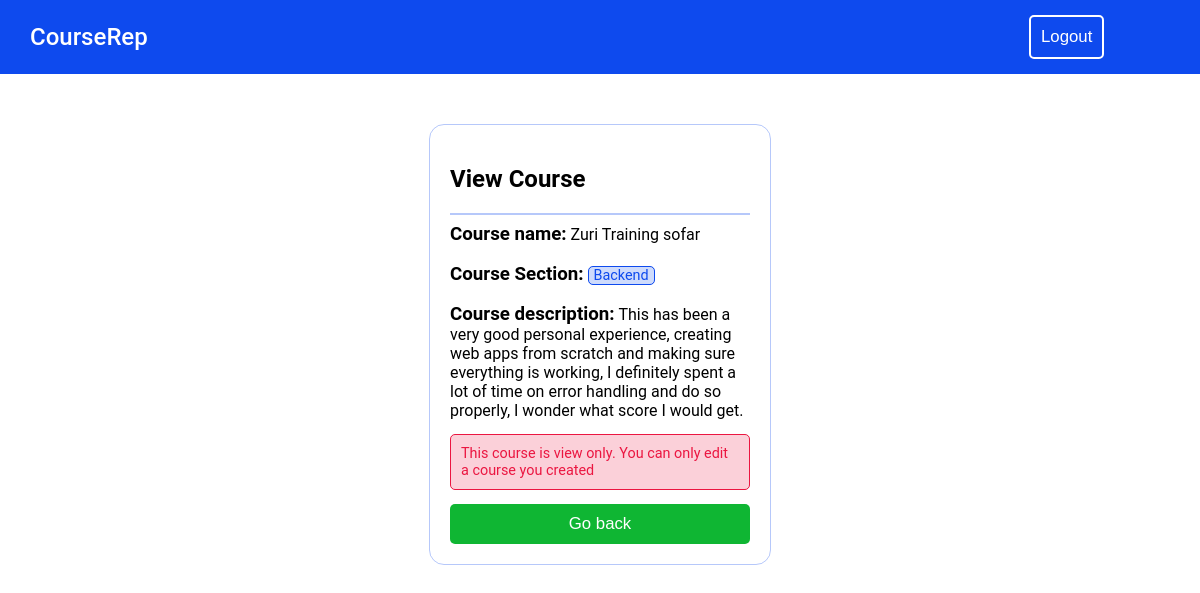
Page /read.php?view=21 (signed in) on the committed database.
### tables this page shows
CREATE TABLE `courses` (
  `courseid` int(255) NOT NULL,
  `timecreated` date NOT NULL DEFAULT current_timestamp(),
  `creator` varchar(255) NOT NULL,
  `coursename` varchar(255) NOT NULL,
  `coursesection` varchar(255) NOT NULL,
  `coursedesc` varchar(255) NOT NULL
);

### read.php (the view, shortened to what this page needs)
<?php include_once "includes/mysql-conn.php" ?>
<!DOCTYPE html>
<html lang="en">
<head>
    <link rel="stylesheet" href="includes/style.css" >
</head>
<body>
<div class="header">
<h2 class="title" > <a href="index.php">CourseRep </a></h2>
<form action="includes/functions.php" class="logout-btn">
    <button name="logout" class:> Logout </button>
</form>
</div>
<?php
if(isset($_GET["view"])){
  $courseid=$_GET["view"];
  $sql = "SELECT * FROM courses WHERE courseid = $courseid;";
    if($result = mysqli_query($conn, $sql)){
      $row = mysqli_fetch_array($result);
                $coursename = $row["coursename"];
                $creator = $row["creator"];
                $section = $row["coursesection"];
                $desc = $row["coursedesc"];
}
}
?>
    <div class="small-container">
    <h2> View Course </h2>
    <hr>
  <?php
echo "<h3 style='display:inline'> Course name:</h3> <span> $coursename </span> </br></br>";
echo "<h3 style='display:inline'> Course Section:</h3> <span class='message' style='padding:0px 5px 0px 5px'> $section</span> </br></br>";
echo "<h3 style='display:inline'> Course description:</h3> <span> $desc </span> </br>";
if($_SESSION["username"] !== $creator) {
    echo "<p class='alert'> This course is view only. You can only edit a course you created</p>";
}
  ?>
 <form name='edit' action='index.php#courses' method='POST' class='create-btn' >
  <button type='submit' name='edit-submit' style='width:100%' > Go back </button>
</form>
</body>
</html>

### includes/style.css (style rules this page uses)
.small-container { margin:auto; width:300px; padding: 20px; margin-top:50px; border: 1px solid; border-color: rgba(14, 74, 238, 0.3); border-radius:15px; }
body { margin:0px; margin-bottom: 50px; }
h2,h1,h3,p,form, span { font-family: Roboto; overflow-wrap: break-word; }
.header { color:white; background-color:rgb(14, 74, 238); padding:3px 60px 3px 30px; display: flex; flex-flow:row wrap; align-items:center; }
.title { width:90%; }
.logout-btn { width:10%; }
.alert { color:rgb(235, 22, 65); background-color: rgba(235, 22, 65, 0.2); border: 1px solid; border-color: rgb(235, 22, 65); border-radius:5px; padding: 10px; font-size: 90% }
.message { color:rgb(14, 74, 238); background-color: rgba(14, 74, 238, 0.2); border: 1px solid; border-color: rgb(14, 74, 238); border-radius:5px; padding: 10px; font-size: 90% }
button { cursor:pointer; }
a { font-weight: 500; color:rgb(14, 74, 238); text-decoration: none; }
hr { border: 1px solid; border-color: rgba(14, 74, 238, 0.3); }
.logout-btn button { font-size:105%; color:white; background-color: transparent!important; border: 2px solid; border-color: white; border-radius:5px; padding:10px; }
.create-btn button { font-size: 105%; color:white; background-color: rgb(15, 182, 51); border-radius:5px; padding:10px 5px 10px 5px; border:none; width:200px; }
.title a { color:white; }

### rows in the picture
courses: coursename "Zuri Training sofar", coursesection "Backend", coursedesc "This has been a very good personal experience, creating web apps from scratch and making sure everything is working, I definitely spent a lot of time on error handling and do so properly, I wonder what score I would get."
